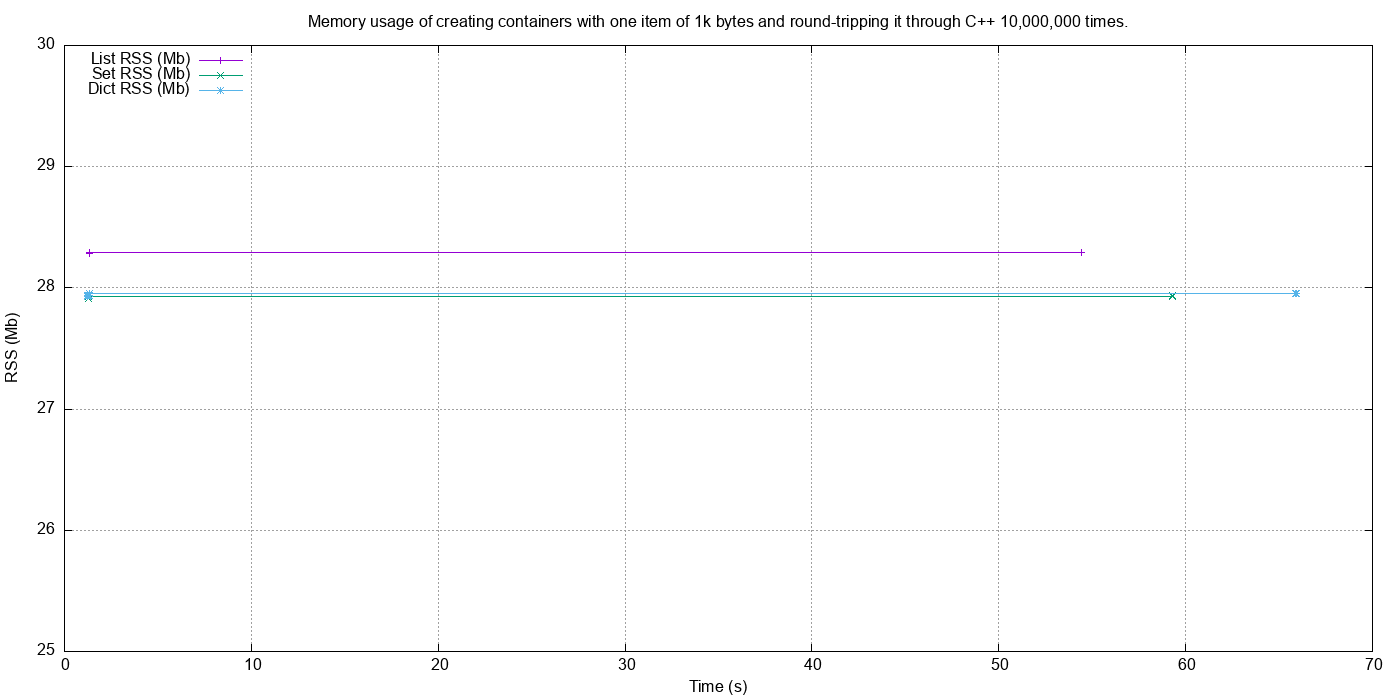

gnuplot code for this plot:
#set logscale x
set grid
set title "Memory usage of creating containers with one item of 1k bytes and round-tripping it through C++ 10,000,000 times."
set xlabel "Time (s)"

#set logscale y
set ylabel "RSS (Mb)"
set yrange [25:30]
# set ytics 8,35,3

# set logscale y2
#set y2label "dRSS (Mb)"
# set y2range [1:1e9]
#set y2tics

set pointsize 1
set datafile separator whitespace
# Curve fit
#cost(x) = a + (b / (x/1024))
#fit cost(x) "perf_size_of.dat" using 1:2 via a,b

set key left

set terminal svg size 1400,700           # choose the file format
set output "pymemtrace_list_set_dict_bytes_one_item.svg"   # choose the output device

#plot "pymemtrace_list_bytes_one_item.dat" using 4:($9 / (1024 * 1024)) t "List RSS (Mb)" with linespoints axes x1y1 lw 1, \
    "pymemtrace_list_bytes_one_item.dat" using 4:($10 / (1024 * 1024)) t "List dRSS (Mb)" with points axes x1y2 lw 1, \
    "pymemtrace_set_bytes_one_item.dat" using 4:($9 / (1024 * 1024)) t "Set RSS (Mb)" with linespoints axes x1y1 lw 1, \
    "pymemtrace_set_bytes_one_item.dat" using 4:($10 / (1024 * 1024)) t "Set dRSS (Mb)" with points axes x1y2 lw 1, \
    "pymemtrace_dict_bytes_one_item.dat" using 4:($9 / (1024 * 1024)) t "Dict RSS (Mb)" with linespoints axes x1y1 lw 1, \
    "pymemtrace_dict_bytes_one_item.dat" using 4:($10 / (1024 * 1024)) t "Dict dRSS (Mb)" with points axes x1y2 lw 1

plot "pymemtrace_list_bytes_one_item.dat" using 4:($9 / (1024 * 1024)) t "List RSS (Mb)" with linespoints axes x1y1 lw 1, \
    "pymemtrace_set_bytes_one_item.dat" using 4:($9 / (1024 * 1024)) t "Set RSS (Mb)" with linespoints axes x1y1 lw 1, \
    "pymemtrace_dict_bytes_one_item.dat" using 4:($9 / (1024 * 1024)) t "Dict RSS (Mb)" with linespoints axes x1y1 lw 1

set terminal png size 1400,700           # choose the file format
set output "pymemtrace_list_set_dict_bytes_one_item.png"   # choose the output device

plot "pymemtrace_list_bytes_one_item.dat" using 4:($9 / (1024 * 1024)) t "List RSS (Mb)" with linespoints axes x1y1 lw 1, \
    "pymemtrace_set_bytes_one_item.dat" using 4:($9 / (1024 * 1024)) t "Set RSS (Mb)" with linespoints axes x1y1 lw 1, \
    "pymemtrace_dict_bytes_one_item.dat" using 4:($9 / (1024 * 1024)) t "Dict RSS (Mb)" with linespoints axes x1y1 lw 1

reset
